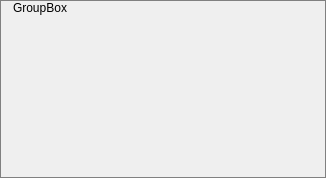
<?xml version="1.0" encoding="UTF-8"?>
<ui version="4.0">
 <class>LineChart</class>
 <widget class="QWidget" name="LineChart">
  <property name="geometry">
   <rect>
    <x>0</x>
    <y>0</y>
    <width>326</width>
    <height>178</height>
   </rect>
  </property>
  <property name="minimumSize">
   <size>
    <width>0</width>
    <height>0</height>
   </size>
  </property>
  <property name="focusPolicy">
   <enum>Qt::StrongFocus</enum>
  </property>
  <property name="windowTitle">
   <string>LineChart</string>
  </property>
  <property name="styleSheet">
   <string notr="true">QGroupBox:focus{
    background-color: rgb(26, 179, 148);
}

QGroupBox {
    border: 1px solid gray;
}

QGroupBox:title{
    color:black;
    subcontrol-origin:padding;
    left:10px;
}</string>
  </property>
  <layout class="QGridLayout" name="gridLayout_2">
   <property name="leftMargin">
    <number>0</number>
   </property>
   <property name="topMargin">
    <number>0</number>
   </property>
   <property name="rightMargin">
    <number>0</number>
   </property>
   <property name="bottomMargin">
    <number>0</number>
   </property>
   <property name="spacing">
    <number>0</number>
   </property>
   <item row="0" column="0">
    <widget class="QGroupBox" name="groupBox">
     <property name="minimumSize">
      <size>
       <width>0</width>
       <height>0</height>
      </size>
     </property>
     <property name="focusPolicy">
      <enum>Qt::StrongFocus</enum>
     </property>
     <property name="styleSheet">
      <string notr="true"/>
     </property>
     <property name="title">
      <string>GroupBox</string>
     </property>
     <layout class="QGridLayout" name="gridLayout_3">
      <property name="leftMargin">
       <number>0</number>
      </property>
      <property name="topMargin">
       <number>0</number>
      </property>
      <property name="rightMargin">
       <number>0</number>
      </property>
      <property name="bottomMargin">
       <number>0</number>
      </property>
      <property name="spacing">
       <number>0</number>
      </property>
      <item row="0" column="0">
       <layout class="QGridLayout" name="gridLayout">
        <property name="leftMargin">
         <number>10</number>
        </property>
        <property name="topMargin">
         <number>16</number>
        </property>
        <property name="rightMargin">
         <number>10</number>
        </property>
        <property name="bottomMargin">
         <number>10</number>
        </property>
        <property name="spacing">
         <number>0</number>
        </property>
        <item row="0" column="0">
         <widget class="QCustomPlot" name="chartView" native="true">
          <property name="sizePolicy">
           <sizepolicy hsizetype="Expanding" vsizetype="Expanding">
            <horstretch>0</horstretch>
            <verstretch>0</verstretch>
           </sizepolicy>
          </property>
          <property name="minimumSize">
           <size>
            <width>0</width>
            <height>0</height>
           </size>
          </property>
          <property name="focusPolicy">
           <enum>Qt::NoFocus</enum>
          </property>
          <property name="styleSheet">
           <string notr="true"/>
          </property>
         </widget>
        </item>
       </layout>
      </item>
     </layout>
    </widget>
   </item>
  </layout>
 </widget>
 <layoutdefault spacing="6" margin="11"/>
 <customwidgets>
  <customwidget>
   <class>QCustomPlot</class>
   <extends>QWidget</extends>
   <header location="global">qcustomplot.h</header>
   <container>1</container>
  </customwidget>
 </customwidgets>
 <resources/>
 <connections/>
</ui>
